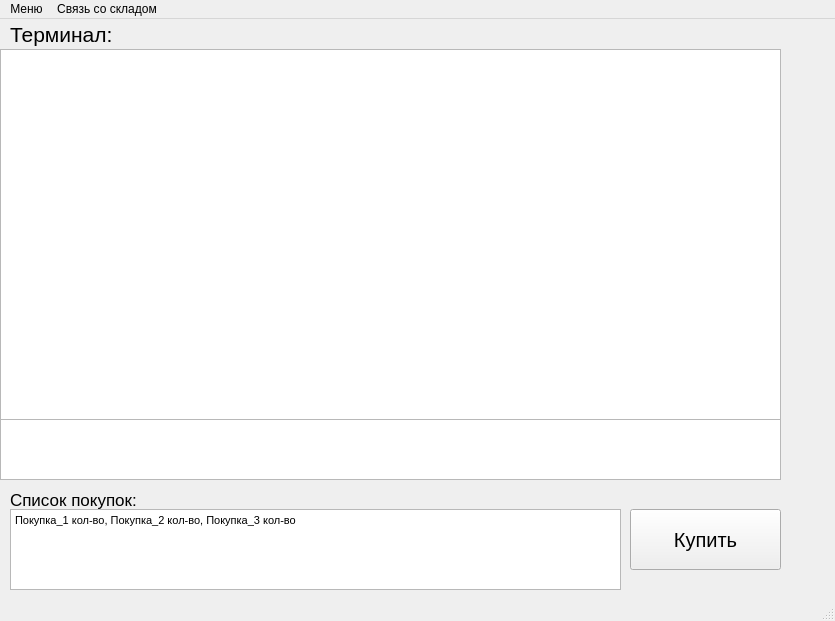
<?xml version="1.0" encoding="UTF-8"?>
<ui version="4.0">
 <class>MainWindow</class>
 <widget class="QMainWindow" name="MainWindow">
  <property name="enabled">
   <bool>true</bool>
  </property>
  <property name="geometry">
   <rect>
    <x>0</x>
    <y>0</y>
    <width>835</width>
    <height>621</height>
   </rect>
  </property>
  <property name="windowTitle">
   <string>Касса</string>
  </property>
  <property name="styleSheet">
   <string notr="true"> QMainWindow::separator {
     background: yellow;
}</string>
  </property>
  <widget class="QWidget" name="centralwidget">
   <widget class="QTextBrowser" name="textBrowser">
    <property name="geometry">
     <rect>
      <x>0</x>
      <y>30</y>
      <width>781</width>
      <height>371</height>
     </rect>
    </property>
   </widget>
   <widget class="QLabel" name="label">
    <property name="geometry">
     <rect>
      <x>10</x>
      <y>0</y>
      <width>161</width>
      <height>31</height>
     </rect>
    </property>
    <property name="font">
     <font>
      <pointsize>16</pointsize>
     </font>
    </property>
    <property name="text">
     <string>Терминал:</string>
    </property>
   </widget>
   <widget class="QLabel" name="label_2">
    <property name="geometry">
     <rect>
      <x>10</x>
      <y>470</y>
      <width>531</width>
      <height>21</height>
     </rect>
    </property>
    <property name="font">
     <font>
      <pointsize>13</pointsize>
     </font>
    </property>
    <property name="text">
     <string>Список покупок:</string>
    </property>
   </widget>
   <widget class="QPushButton" name="pushButton">
    <property name="geometry">
     <rect>
      <x>630</x>
      <y>490</y>
      <width>151</width>
      <height>61</height>
     </rect>
    </property>
    <property name="font">
     <font>
      <pointsize>15</pointsize>
     </font>
    </property>
    <property name="text">
     <string>Купить</string>
    </property>
   </widget>
   <widget class="QTextEdit" name="textEdit">
    <property name="geometry">
     <rect>
      <x>10</x>
      <y>490</y>
      <width>611</width>
      <height>81</height>
     </rect>
    </property>
    <property name="markdown">
     <string notr="true">Покупка_1 кол-во, Покупка_2 кол-во, Покупка_3 кол-во

</string>
    </property>
    <property name="html">
     <string>&lt;!DOCTYPE HTML PUBLIC &quot;-//W3C//DTD HTML 4.0//EN&quot; &quot;http://www.w3.org/TR/REC-html40/strict.dtd&quot;&gt;
&lt;html&gt;&lt;head&gt;&lt;meta name=&quot;qrichtext&quot; content=&quot;1&quot; /&gt;&lt;style type=&quot;text/css&quot;&gt;
p, li { white-space: pre-wrap; }
&lt;/style&gt;&lt;/head&gt;&lt;body style=&quot; font-family:'MS Shell Dlg 2'; font-size:8.25pt; font-weight:400; font-style:normal;&quot;&gt;
&lt;p style=&quot; margin-top:5px; margin-bottom:5px; margin-left:0px; margin-right:0px; -qt-block-indent:0; text-indent:0px;&quot;&gt;Покупка_1 кол-во, Покупка_2 кол-во, Покупка_3 кол-во&lt;/p&gt;&lt;/body&gt;&lt;/html&gt;</string>
    </property>
   </widget>
   <widget class="QTextBrowser" name="textBrowser_2">
    <property name="geometry">
     <rect>
      <x>0</x>
      <y>400</y>
      <width>781</width>
      <height>61</height>
     </rect>
    </property>
   </widget>
  </widget>
  <widget class="QStatusBar" name="statusbar"/>
  <widget class="QMenuBar" name="menuBar">
   <property name="geometry">
    <rect>
     <x>0</x>
     <y>0</y>
     <width>835</width>
     <height>21</height>
    </rect>
   </property>
   <widget class="QMenu" name="menu">
    <property name="title">
     <string>Связь со складом</string>
    </property>
    <addaction name="action_8"/>
   </widget>
   <widget class="QMenu" name="menuMenu">
    <property name="title">
     <string>Меню</string>
    </property>
    <addaction name="action_4"/>
    <addaction name="separator"/>
    <addaction name="action_5"/>
    <addaction name="action_6"/>
    <addaction name="action_10"/>
    <addaction name="separator"/>
    <addaction name="action_9"/>
   </widget>
   <addaction name="menuMenu"/>
   <addaction name="menu"/>
  </widget>
  <action name="action1234">
   <property name="text">
    <string>1234</string>
   </property>
  </action>
  <action name="action_4">
   <property name="text">
    <string>Список комманд</string>
   </property>
  </action>
  <action name="action_5">
   <property name="text">
    <string>Прочитать из файла</string>
   </property>
  </action>
  <action name="action_6">
   <property name="text">
    <string>Экспортировать чек в файл</string>
   </property>
  </action>
  <action name="action_9">
   <property name="text">
    <string>Выход</string>
   </property>
  </action>
  <action name="action_10">
   <property name="text">
    <string>Список доступных покупок</string>
   </property>
  </action>
  <action name="action_8">
   <property name="text">
    <string>Открыть терминал связи</string>
   </property>
  </action>
 </widget>
 <resources/>
 <connections/>
</ui>
